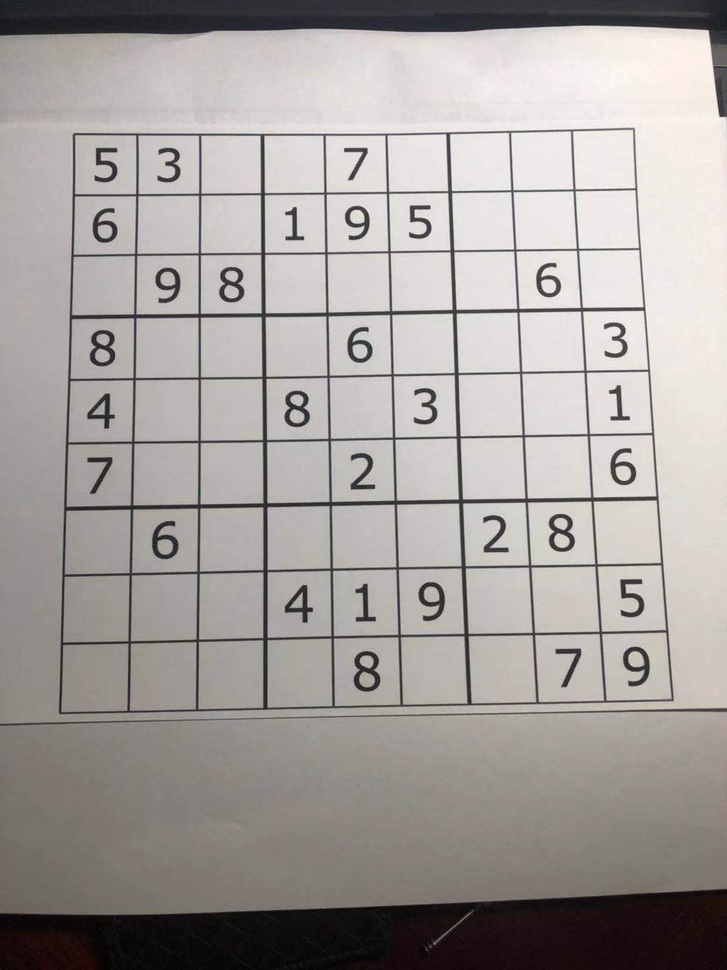
#> input picture puzzles/puzzle1.jpg, 727 x 970 px, shrunk from 1080 x 1440 before the run
$ python puzzlescan.py
#> lines starting #> are read from the running program, lines starting #| are printed output that depends on the picture; after the words box and inside, x2 and y2 are one past the last pixel; in counts of white or black regions, pixels touching at a corner belong together
import cv2
import numpy as np
import matplotlib.pyplot as plt
import math
import datetime
import sys

def puzzle_process(filename):
#> called with filename = 'puzzles/puzzle1.jpg'
        img = cv2.imread(filename)
#> img is the input picture: shape (970, 727, 3); mean B, G, R 156.9, 159.8, 164.5
        gray = cv2.cvtColor(img, cv2.COLOR_BGR2GRAY)
        gray = cv2.fastNlMeansDenoising(gray, h = 10)

        outerBox = np.zeros(img.shape, np.uint8)

        gray = cv2.GaussianBlur(gray, (5,5), 0)


        outerBox = cv2.adaptiveThreshold(gray, 255, cv2.ADAPTIVE_THRESH_MEAN_C, cv2.THRESH_BINARY, 5, 2)
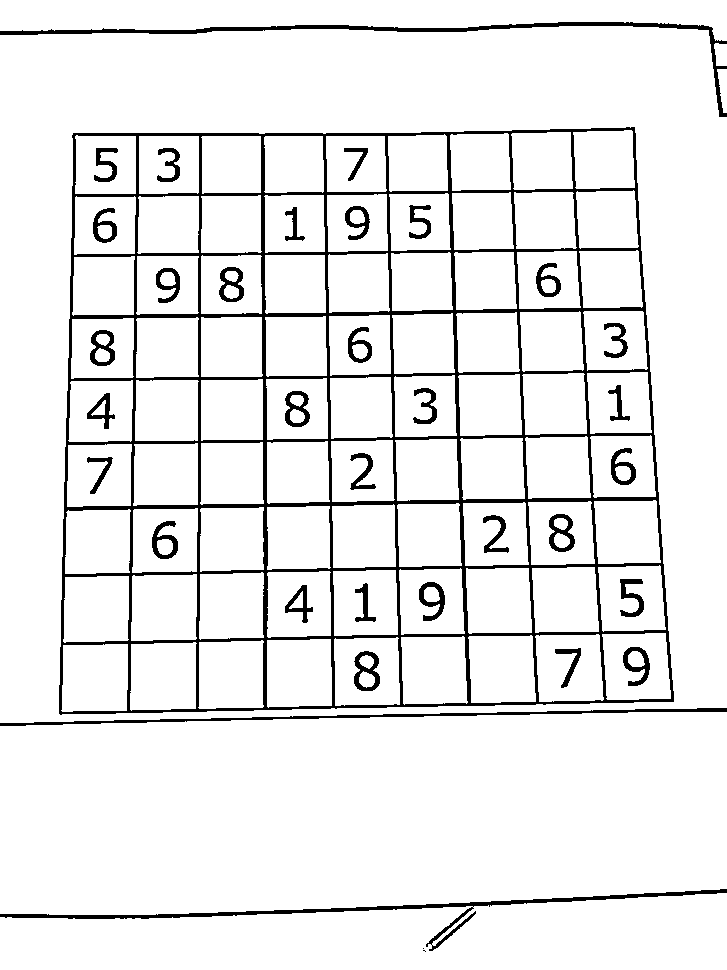
#> outerBox: shape (970, 727); 92.2% white; 36 black regions (2 under 20 px), largest, box (x1, y1, x2, y2) and area: (59, 127, 674, 715) 35383, (0, 22, 727, 117) 3226, (0, 889, 727, 951) 3058

        outerBox = cv2.bitwise_not(outerBox)

        kernel = np.ones((3,3),np.uint8)
        outerBox = cv2.dilate(outerBox, kernel)
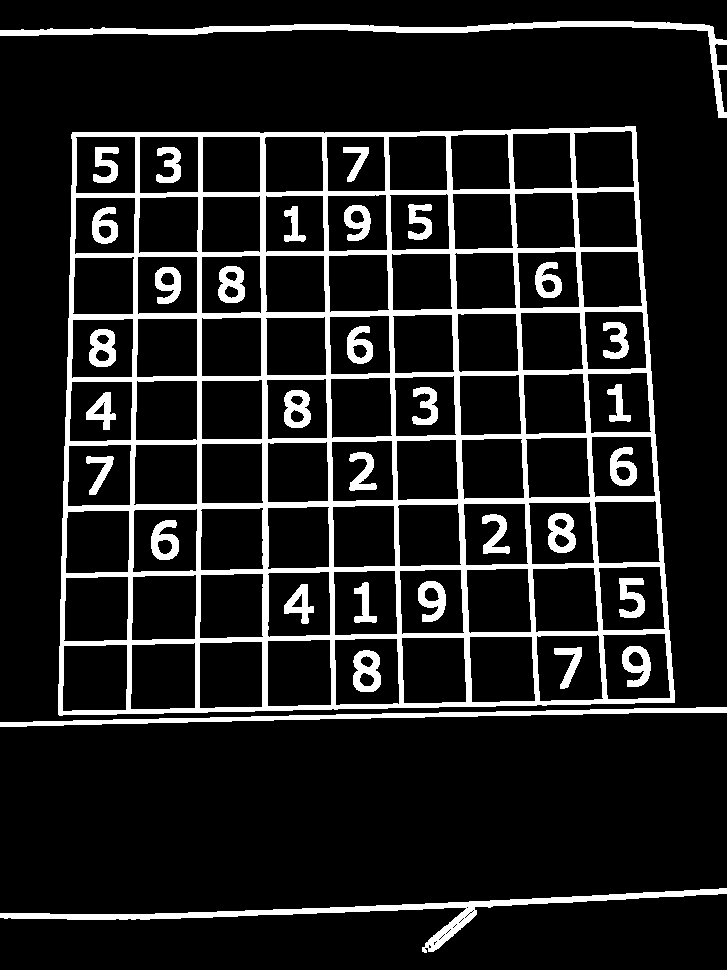
#> outerBox: shape (970, 727); 12.6% white; 34 white regions

        ret,thresh = cv2.threshold(outerBox,127,255,0)
        contours, hierarchy = cv2.findContours(thresh,cv2.RETR_EXTERNAL,cv2.CHAIN_APPROX_SIMPLE)
#> contours = 4 contours; box (x1, y1, x2, y2) and area: (58, 126, 675, 716) 339734, (0, 888, 727, 953) 4216, (0, 21, 727, 118) 4150, (0, 707, 727, 727) 2756

        maxContour = max(contours, key=cv2.contourArea)
#> maxContour = contour of 168 points, box (x1, y1, x2, y2) (58, 126, 675, 716), area 339734

        extLeft = tuple(maxContour[maxContour[:, :, 0].argmin()][0])
#> extLeft = (58, 684)
        extRight = tuple(maxContour[maxContour[:, :, 0].argmax()][0])
#> extRight = (674, 702)
        extTop = tuple(maxContour[maxContour[:, :, 1].argmin()][0])
#> extTop = (625, 126)
        extBot = tuple(maxContour[maxContour[:, :, 1].argmax()][0])
#> extBot = (59, 715)
        midpoint = (int((extLeft[0] + extRight[0])/2), int((extTop[1]+extBot[1])/2))
#> midpoint = (366, 420)

        first_quadrant = [p[0] for p in maxContour if (p[0][0] > midpoint[0]) and (p[0][1] < midpoint[1])]
#> first_quadrant = 51 pairs, first value 419 to 654, second value 126 to 415
        second_quadrant = [p[0] for p in maxContour if (p[0][0] < midpoint[0]) and (p[0][1] < midpoint[1])]
#> second_quadrant = 26 pairs, first value 65 to 325, second value 132 to 417
        third_quadrant = [p[0] for p in maxContour if (p[0][0] < midpoint[0]) and (p[0][1] > midpoint[1])]
#> third_quadrant = 34 pairs, first value 58 to 338, second value 445 to 715
        fourth_quadrant = [p[0] for p in maxContour if (p[0][0] > midpoint[0]) and (p[0][1] > midpoint[1])]
#> fourth_quadrant = 57 pairs, first value 387 to 674, second value 433 to 708

        def distance(p):
                return (p[0] - midpoint[0]) ** 2 + (p[1] - midpoint[1]) ** 2

        # determine corner positions by quadrants
        cornerRT = tuple(max(first_quadrant, key = distance))
#> cornerRT = (635, 126)
        cornerLT = tuple(max(second_quadrant, key = distance))
#> cornerLT = (72, 132)
        cornerLB = tuple(max(third_quadrant, key = distance))
#> cornerLB = (58, 714)
        cornerRB = tuple(max(fourth_quadrant, key = distance))
#> cornerRB = (674, 702)


        # crop out puzzle and transform
        pts1 = np.float32([cornerLT,cornerRT,cornerLB,cornerRB])
#> pts1 = [[72, 132], [635, 126], [58, 714], [674, 702]]
        pts2 = np.float32([[0,0],[360,0],[0,360],[360,360]])

        M = cv2.getPerspectiveTransform(pts1,pts2)
#> M = [[0.647, 0.0156, -48.67], [0.00737, 0.692, -91.81], [-1.37e-05, 0.000166, 1]]
        gray_dst = cv2.warpPerspective(outerBox,M,(360,360))
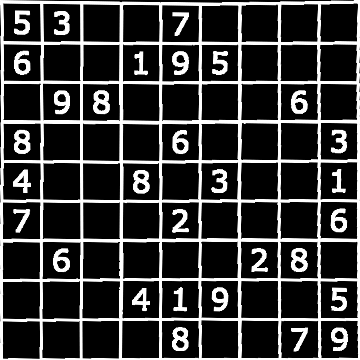
#> gray_dst: shape (360, 360); min 0, max 255, mean 55.5

        # dilute grid lines
        '''
        gray_dst = cv2.cvtColor(dst, cv2.COLOR_BGR2GRAY)
        gray_dst = cv2.fastNlMeansDenoising(gray_dst, h = 10)
        gray_dst = cv2.GaussianBlur(gray_dst, (5,5), 0)
        gray_dst = cv2.adaptiveThreshold(gray_dst, 255, cv2.ADAPTIVE_THRESH_MEAN_C, \
                                        cv2.THRESH_BINARY, 5, 2)
        gray_dst = cv2.bitwise_not(gray_dst)
        '''

        horizontal = np.copy(gray_dst)
        vertical = np.copy(gray_dst)

        # Specify size on horizontal axis
        cols = horizontal.shape[1]
        horizontal_size = int(cols / 10)
        # Create structure element for extracting horizontal lines through morphology operations
        horizontalStructure = cv2.getStructuringElement(cv2.MORPH_RECT, (horizontal_size, 1))
        # Apply morphology operations
        horizontal = cv2.erode(horizontal, horizontalStructure)
        horizontal = cv2.dilate(horizontal, horizontalStructure)

        # [horiz]
        # [vert]
        # Specify size on vertical axis
        rows = vertical.shape[0]
        verticalsize = int(rows / 10)

        # Create structure element for extracting vertical lines through morphology operations
        verticalStructure = cv2.getStructuringElement(cv2.MORPH_RECT, (1, verticalsize))
        # Apply morphology operations
        vertical = cv2.erode(vertical, verticalStructure)
        vertical = cv2.dilate(vertical, verticalStructure)
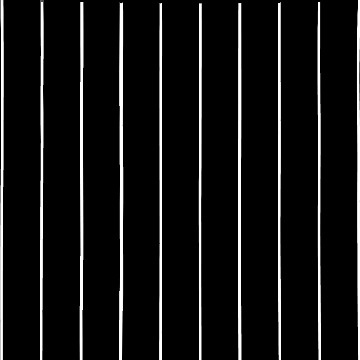
#> vertical: shape (360, 360); min 0, max 255, mean 19.6
        # Show extracted vertical lines

        ret_v,thresh_v = cv2.threshold(vertical,127,255,0)
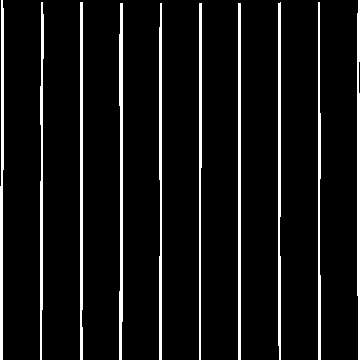
#> thresh_v: shape (360, 360); 7.7% white; 10 white regions
        contours_v, hierarchy_v = cv2.findContours(thresh_v,cv2.RETR_TREE,cv2.CHAIN_APPROX_SIMPLE)
#> contours_v = 10 contours; largest, box (x1, y1, x2, y2) and area: (119, 3, 123, 360) 815, (238, 3, 241, 360) 712, (80, 2, 83, 360) 697, (0, 0, 4, 360) 694, (278, 2, 281, 360) 660
        ret_h,thresh_h = cv2.threshold(horizontal,127,255,0)
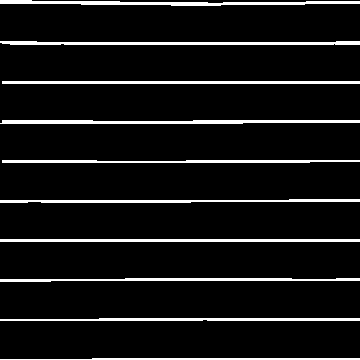
#> thresh_h: shape (360, 360); 7.8% white; 10 white regions
        contours_h, hierarchy_h = cv2.findContours(thresh_h,cv2.RETR_TREE,cv2.CHAIN_APPROX_SIMPLE)
#> contours_h = 10 contours; largest, box (x1, y1, x2, y2) and area: (0, 120, 360, 124) 855, (0, 0, 360, 6) 822, (0, 41, 360, 45) 763, (0, 239, 360, 242) 718, (2, 81, 360, 84) 714
        cv2.drawContours(gray_dst, contours_v, -1, (0,0,0), 3)
        cv2.drawContours(gray_dst, contours_h, -1, (0,0,0), 3)

        # [vert]
        # [smooth]
        smooth = cv2.blur(gray_dst, (2, 2))
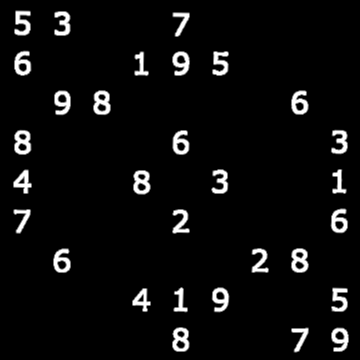
#> smooth: shape (360, 360); min 0, max 255, mean 12.9
        smooth = cv2.fastNlMeansDenoising(smooth, h = 10)
        return smooth

def main():
    '''
    Train the model defined above.
    '''
    cv2.imshow("image", puzzle_process('puzzles/puzzle1.jpg'))
    cv2.waitKey(0)

if __name__ == '__main__':
    main()

$ run again, with puzzles/1.jpg copied over puzzles/puzzle1.jpg
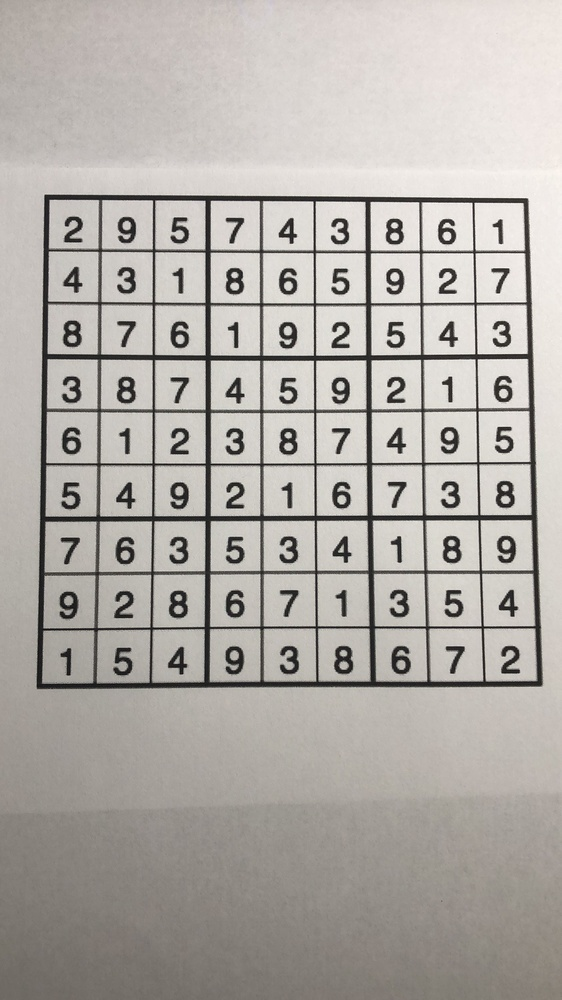
#> input picture puzzles/1.jpg, 562 x 1000 px, shrunk from 1080 x 1920 before the run
#> in puzzle_process, img is the input picture: shape (1000, 562, 3); mean B, G, R 167, 172.1, 176.5
#> in puzzle_process, `outerBox = cv2.dilate(outerBox, kernel)`:
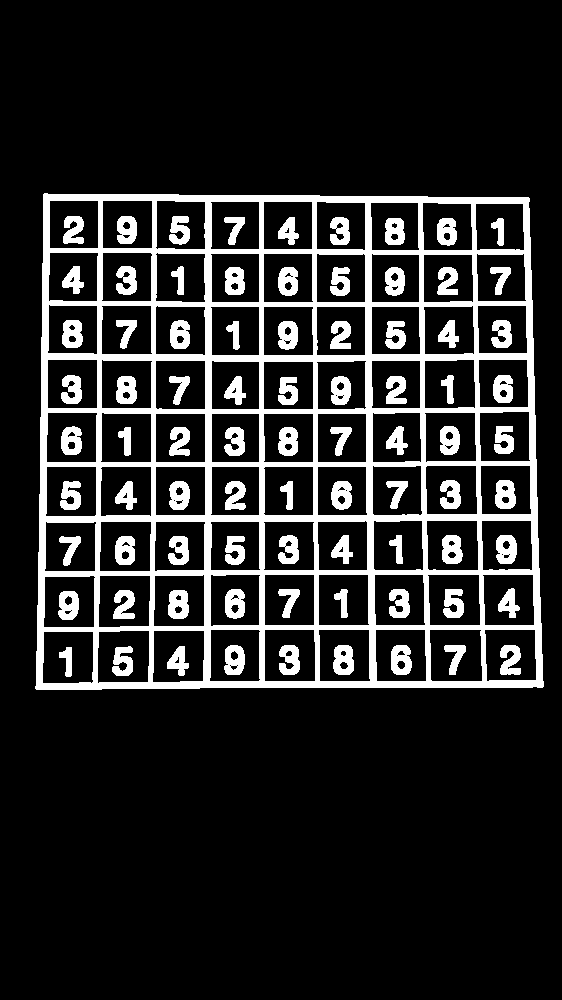
#> outerBox: shape (1000, 562); 15.6% white; 82 white regions
#> contours = 1 contour; box (x1, y1, x2, y2) and area: (35, 193, 544, 690) 243727
#> maxContour = contour of 72 points, box (x1, y1, x2, y2) (35, 193, 544, 690), area 243727
#> extLeft = (35, 686)
#> extRight = (543, 686)
#> extTop = (44, 193)
#> extBot = (36, 689)
#> midpoint = (289, 441)
#> first_quadrant = [[535, 415], [534, 414], [534, 376], [533, 375], [533, 338], [532, 337], [532, 300], [531, 299], [531, 270], [530, 269], [530, 237], [529, 236], [529, 208], [528, 207], [528, 202], [529, 201], [529, 198], [528, 197], [428, 197], [427, 196], [320, 196], [319, 195]]
#> second_quadrant = [[44, 193], [43, 194], [43, 262], [42, 263], [42, 336], [41, 337], [41, 416], [40, 417], [179, 195], [178, 194], [48, 194], [47, 193]]
#> third_quadrant = [[40, 493], [39, 494], [39, 551], [38, 552], [38, 604], [37, 605], [37, 650], [36, 651], [36, 685], [35, 686], [35, 688], [36, 689], [101, 689], [102, 688], [199, 688], [200, 687]]
#> fourth_quadrant = [[532, 687], [533, 686], [536, 686], [537, 687], [542, 687], [543, 686], [543, 681], [542, 680], [542, 654], [541, 653], [541, 623], [540, 622], [540, 597], [539, 596], [539, 568], [538, 567], [538, 538], [537, 537], [537, 497], [536, 496], [536, 459], [535, 458]]
#> cornerRT = (528, 197)
#> cornerLT = (44, 193)
#> cornerLB = (35, 688)
#> cornerRB = (543, 686)
#> pts1 = [[44, 193], [528, 197], [35, 688], [543, 686]]
#> M = [[0.748, 0.0136, -35.56], [-0.00643, 0.778, -149.8], [-2.6e-05, 0.000102, 1]]
#> thresh_v: shape (360, 360); 11.2% white; 10 white regions
#> contours_v = 10 contours; largest, box (x1, y1, x2, y2) and area: (0, 0, 6, 360) 1416, (118, 2, 124, 360) 1400, (236, 0, 242, 360) 1389, (355, 0, 360, 360) 1194, (158, 0, 163, 360) 986
#> thresh_h: shape (360, 360); 11.4% white; 10 white regions
#> contours_h = 10 contours; largest, box (x1, y1, x2, y2) and area: (0, 0, 360, 6) 1614, (2, 237, 360, 244) 1470, (0, 119, 360, 126) 1408, (2, 159, 360, 165) 1064, (0, 356, 360, 360) 1028
#> in puzzle_process, `smooth = cv2.blur(gray_dst, (2, 2))`:
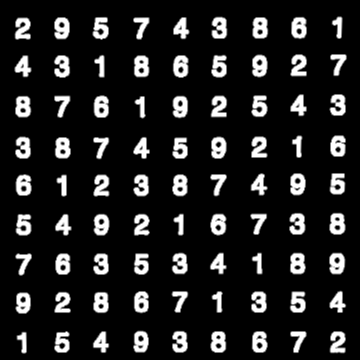
#> smooth: shape (360, 360); min 0, max 255, mean 33.5

$ run again, with puzzles/2.jpg copied over puzzles/puzzle1.jpg
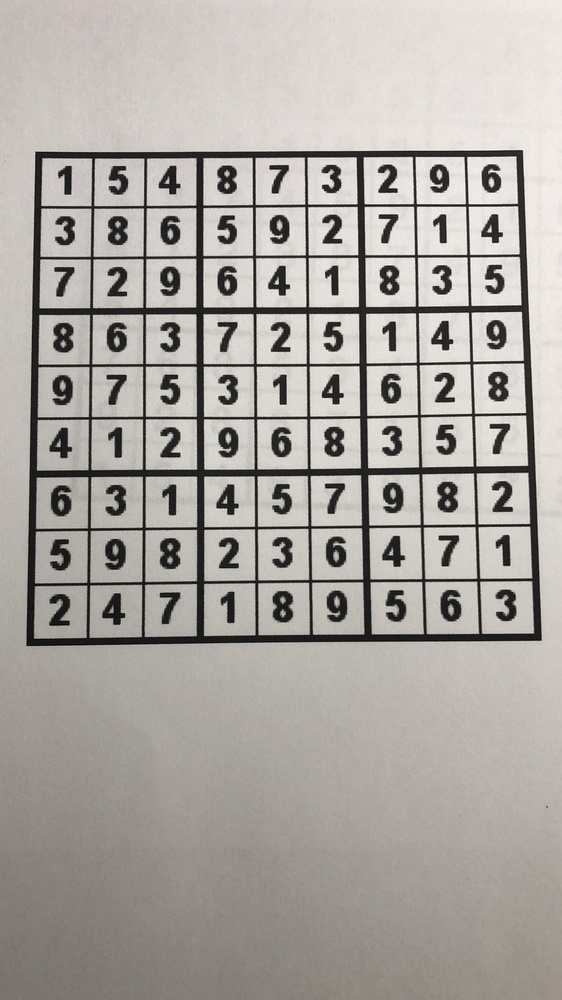
#> input picture puzzles/2.jpg, 562 x 1000 px, shrunk from 1080 x 1920 before the run
#> in puzzle_process, img is the input picture: shape (1000, 562, 3); mean B, G, R 161.4, 166.4, 170.7
#> in puzzle_process, `outerBox = cv2.dilate(outerBox, kernel)`:
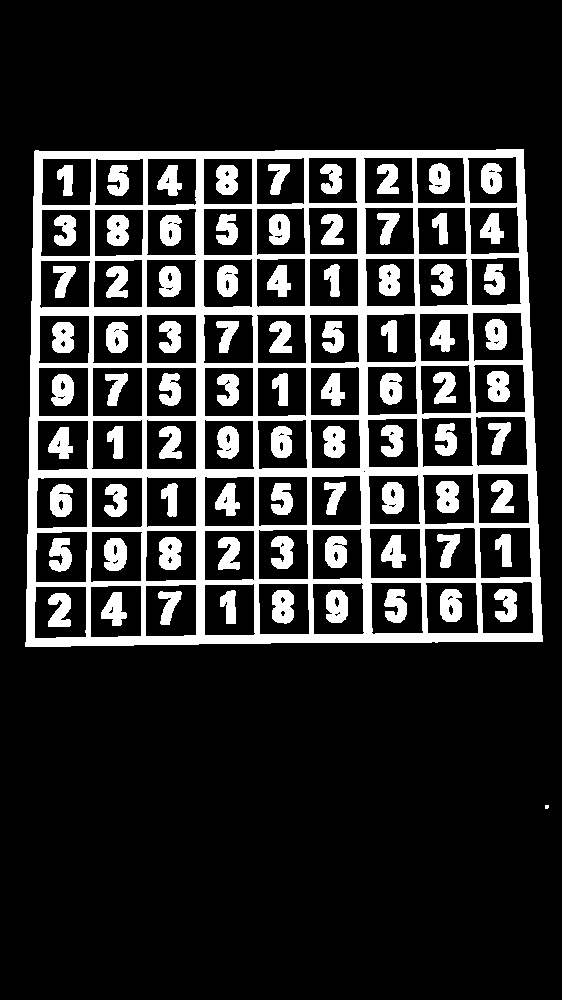
#> outerBox: shape (1000, 562); 18.3% white; 83 white regions (1 under 20 px)
#> contours = 2 contours, 1 with area under 20; largest, box (x1, y1, x2, y2) and area: (25, 149, 543, 647) 247500
#> maxContour = contour of 81 points, box (x1, y1, x2, y2) (25, 149, 543, 647), area 247500
#> extLeft = (25, 642)
#> extRight = (542, 641)
#> extTop = (496, 149)
#> extBot = (25, 646)
#> midpoint = (283, 397)
#> first_quadrant = [[496, 149], [495, 150], [533, 396], [532, 395], [532, 371], [531, 370], [531, 348], [530, 347], [530, 327], [529, 326], [529, 303], [528, 302], [528, 277], [527, 276], [527, 252], [526, 251], [526, 220], [525, 219], [525, 194], [524, 193], [524, 169], [523, 168], [523, 149]]
#> second_quadrant = [[275, 150], [274, 151], [39, 151], [38, 150], [35, 150], [34, 151], [34, 195], [33, 196], [33, 247], [32, 248], [32, 300], [31, 301], [31, 354], [30, 355]]
#> third_quadrant = [[30, 416], [29, 417], [29, 478], [28, 479], [28, 533], [27, 534], [27, 588], [26, 589], [26, 641], [25, 642], [25, 646], [70, 646], [71, 645], [133, 645], [134, 644], [198, 644], [199, 643], [270, 643], [271, 642]]
#> fourth_quadrant = 25 pairs, first value 431 to 542, second value 417 to 642
#> cornerRT = (523, 149)
#> cornerLT = (34, 151)
#> cornerLB = (25, 646)
#> cornerRB = (542, 641)
#> pts1 = [[34, 151], [523, 149], [25, 646], [542, 641]]
#> M = [[0.745, 0.0135, -27.37], [0.0032, 0.783, -118.3], [-1.1e-05, 0.000118, 1]]
#> thresh_v: shape (360, 360); 12.2% white; 10 white regions
#> contours_v = 11 contours, 1 with area under 20; largest, box (x1, y1, x2, y2) and area: (118, 2, 125, 360) 1830, (0, 0, 7, 360) 1814, (235, 0, 243, 360) 1768, (354, 0, 360, 360) 1534, (80, 0, 84, 360) 988
#> thresh_h: shape (360, 360); 12.9% white; 10 white regions
#> contours_h = 11 contours, 1 with area under 20; largest, box (x1, y1, x2, y2) and area: (0, 118, 360, 125) 1939, (0, 0, 360, 7) 1919, (2, 236, 360, 243) 1820, (0, 354, 360, 360) 1754, (0, 41, 360, 46) 998
#> in puzzle_process, `smooth = cv2.blur(gray_dst, (2, 2))`:
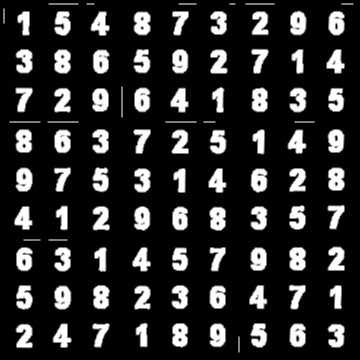
#> smooth: shape (360, 360); min 0, max 255, mean 43.1
